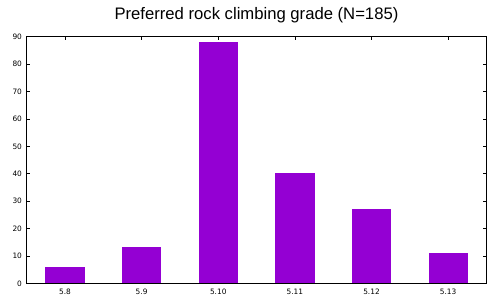

Recreate this plot in gnuplot.
# sort climbing-freq.csv | uniq -c
set terminal pdf fontscale 0.4
set output 'climbing-rock-grade.pdf'

set title font "arial,24"
set boxwidth 0.5
set style fill solid
set key off
set title "Preferred rock climbing grade (N=185)"
plot "climbing-rock-grade.dat" using 1:3:xtic(2) with boxes